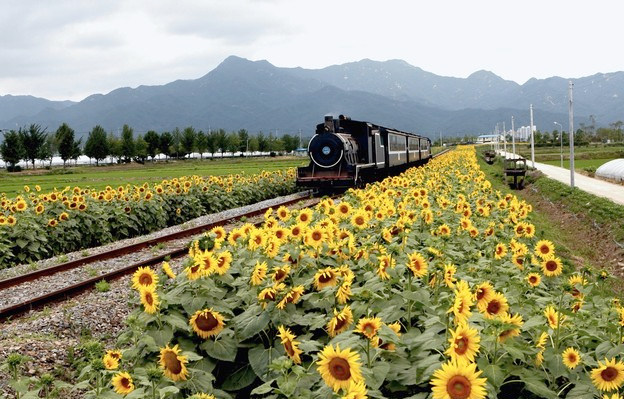
#> input picture train.jpg, 624 x 399 px; the run also reads 1 picture not shown here
$ jupyter execute --allow-errors hw6.ipynb   (shell and % lines are left out)   (older library calls are emulated)
#> lines starting #> are read from the running program, lines starting #| are printed output that depends on the picture
### segmentation.py
import numpy as np
import random
from scipy.spatial.distance import squareform, pdist, cdist
from skimage.util import img_as_float

### Clustering Methods
def closest_cluster_slow(point, clusters):
  min_distance = 999999
  min_index = 0
  i = 0
  for cluster_center in clusters:
    distance = abs(point - cluster_center).sum()
    if (distance < min_distance):
      min_distance = distance
      min_index = i
    i+=1
  return min_index

def kmeans(features, k, num_iters=100):
    """ Use kmeans algorithm to group features into k clusters.

    K-Means algorithm can be broken down into following steps:
        1. Randomly initialize cluster centers
        2. Assign each point to the closest center
        3. Compute new center of each cluster
        4. Stop if cluster assignments did not change
        5. Go to step 2

    Args:
        features - Array of N features vectors. Each row represents a feature
            vector.
        k - Number of clusters to form.
        num_iters - Maximum number of iterations the algorithm will run.

    Returns:
        assignments - Array representing cluster assignment of each point.
            (e.g. i-th point is assigned to cluster assignments[i])
    """

    N, D = features.shape

    assert N >= k, 'Number of clusters cannot be greater than number of points'

    # Randomly initalize cluster centers
    idxs = np.random.choice(N, size=k, replace=False)
    centers = features[idxs]
    assignments = np.zeros(N, dtype=np.uint32)

    for n in range(num_iters):
        new_centers = [0] * len(centers)
        for pixel in range(len(features)):
            closest_cluster_index = closest_cluster_slow(features[pixel], centers)
            assignments[pixel] = closest_cluster_index

        for center in range(len(centers)):
          points_in_cluster = features[assignments == center]
          new_center = np.mean(points_in_cluster, axis=0)

          new_centers[center] = new_center

        if (np.array_equal(np.array(new_centers), np.array(centers))):
            return assignments
        else: centers = new_centers

    return assignments

def closest_cluster_fast(feats, clusters):
  distances = cdist(feats, clusters, 'euclidean')
  min_distance_indices = distances.argmin(axis=1)
  return min_distance_indices

def kmeans_fast(features, k, num_iters=100):
    """ Use kmeans algorithm to group features into k clusters.

    This function makes use of numpy functions and broadcasting to speed up the
    first part(cluster assignment) of kmeans algorithm.

    Hints
    - You may find cdist (imported from scipy.spatial.distance) and np.argmin useful

    Args:
        features - Array of N features vectors. Each row represents a feature
            vector.
        k - Number of clusters to form.
        num_iters - Maximum number of iterations the algorithm will run.

    Returns:
        assignments - Array representing cluster assignment of each point.
            (e.g. i-th point is assigned to cluster assignments[i])
    """

    N, D = features.shape

    assert N >= k, 'Number of clusters cannot be greater than number of points'

    # Randomly initalize cluster centers
    idxs = np.random.choice(N, size=k, replace=False)
    centers = features[idxs]
    assignments = np.zeros(N, dtype=np.uint32)

    for n in range(num_iters):
        new_centers = [0] * len(centers)
        assignments = closest_cluster_fast(features, centers)

        for center in range(len(centers)):
          points_in_cluster = features[assignments == center]
          new_center = np.mean(points_in_cluster, axis=0)

          new_centers[center] = new_center
        if (np.array_equal(np.array(new_centers), np.array(centers))):
            return assignments
        else: centers = new_centers

    return assignments


# [53 lines left out: function hierarchical_clustering, not called in this run]


### Pixel-Level Features
def color_features(img):
    """ Represents a pixel by its color.

    Args:
        img - array of shape (H, W, C)

    Returns:
        features - array of (H * W, C)
    """
    H, W, C = img.shape
    img = img_as_float(img)
    features = np.zeros((H*W, C))
    ### YOUR CODE HERE
    features = [img[row][pixel] for row in range(H) for pixel in range(W)]
    features = np.array(features)
    pass
    ### END YOUR CODE

    return features

import pandas as pd
from sklearn.preprocessing import StandardScaler

def color_position_features(img):
    """ Represents a pixel by its color and position.

    Combine pixel's RGB value and xy coordinates into a feature vector.
    i.e. for a pixel of color (r, g, b) located at position (x, y) in the
    image. its feature vector would be (r, g, b, x, y).

    Don't forget to normalize features.

    Hints
    - You may find np.mgrid and np.dstack useful
    - You may use np.mean and np.std

    Args:
        img - array of shape (H, W, C)

    Returns:
        features - array of (H * W, C+2)
    """
    H, W, C = img.shape
    color = img_as_float(img)
    features = np.zeros((H*W, C+2))

    ### YOUR CODE HERE
    colors = [color[row][pixel] for row in range(H) for pixel in range(W)]
    positions = [[x, y] for x in range(H) for y in range(W)]
    output = pd.DataFrame(colors, columns=['r','g','b'])
    output = pd.concat([output, pd.DataFrame(positions, columns=['x','y'])], axis=1)
    output = StandardScaler().fit_transform(output)
    features = np.array(output)
    pass
    ### END YOUR CODE

    return output

### Quantitative Evaluation
def compute_accuracy(mask_gt, mask):
    """ Compute the pixel-wise accuracy of a foreground-background segmentation
        given a ground truth segmentation.

    Args:
        mask_gt - The ground truth foreground-background segmentation. A
            logical of size H x W where mask_gt[y, x] is 1 if and only if
            pixel (y, x) of the original image was part of the foreground.
        mask - The estimated foreground-background segmentation. A logical
            array of the same size and format as mask_gt.

    Returns:
        accuracy - The fraction of pixels where mask_gt and mask agree. A
            bigger number is better, where 1.0 indicates a perfect segmentation.
    """

    accuracy = None
    H, W = mask.shape
    size = H * W
    equal_pixels = np.sum(mask == mask_gt)
    accuracy = equal_pixels / size

    return accuracy

def evaluate_segmentation(mask_gt, segments):
    """ Compare the estimated segmentation with the ground truth.

    Note that 'mask_gt' is a binary mask, while 'segments' contain k segments.
    This function compares each segment in 'segments' with the ground truth and
    outputs the accuracy of the best segment.

    Args:
        mask_gt - The ground truth foreground-background segmentation. A
            logical of size H x W where mask_gt[y, x] is 1 if and only if
            pixel (y, x) of the original image was part of the foreground.
        segments - An array of the same size as mask_gt. The value of a pixel
            indicates the segment it belongs.

    Returns:
        best_accuracy - Accuracy of the best performing segment.
            0 <= accuracy <= 1, where 1.0 indicates a perfect segmentation.
    """

    num_segments = np.max(segments) + 1
    best_accuracy = 0

    # Compare each segment in 'segments' with the ground truth
    for i in range(num_segments):
        mask = (segments == i).astype(int)
        accuracy = compute_accuracy(mask_gt, mask)
        best_accuracy = max(accuracy, best_accuracy)

    return best_accuracy

### utils.py
import numpy as np
import matplotlib.pyplot as plt
from skimage.util import img_as_float
from skimage import transform
from skimage import io

from segmentation import *

import os

def visualize_mean_color_image(img, segments):

    img = img_as_float(img)
    k = np.max(segments) + 1
    mean_color_img = np.zeros(img.shape)

    for i in range(k):
        mean_color = np.mean(img[segments == i], axis=0)
        mean_color_img[segments == i] = mean_color

    plt.imshow(mean_color_img)
    plt.axis('off')
    plt.show()

def compute_segmentation(img, k,
        clustering_fn=kmeans_fast,
        feature_fn=color_position_features,
        scale=0):
    """ Compute a segmentation for an image.

    First a feature vector is extracted from each pixel of an image. Next a
    clustering algorithm is applied to the set of all feature vectors. Two
    pixels are assigned to the same segment if and only if their feature
    vectors are assigned to the same cluster.

    Args:
        img - An array of shape (H, W, C) to segment.
        k - The number of segments into which the image should be split.
        clustering_fn - The method to use for clustering. The function should
            take an array of N points and an integer value k as input and
            output an array of N assignments.
        feature_fn - A function used to extract features from the image.
        scale - (OPTIONAL) parameter giving the scale to which the image
            should be in the range 0 < scale <= 1. Setting this argument to a
            smaller value will increase the speed of the clustering algorithm
            but will cause computed segments to be blockier. This setting is
            usually not necessary for kmeans clustering, but when using HAC
            clustering this parameter will probably need to be set to a value
            less than 1.
    """

    assert scale <= 1 and scale >= 0, \
        'Scale should be in the range between 0 and 1'

    H, W, C = img.shape

    if scale > 0:
        # Scale down the image for faster computation.
        img = transform.rescale(img, scale)

    features = feature_fn(img)
    assignments = clustering_fn(features, k)
    segments = assignments.reshape((img.shape[:2]))

    if scale > 0:
        # Resize segmentation back to the image's original size
        segments = transform.resize(segments, (H, W), preserve_range=True)

        # Resizing results in non-interger values of pixels.
        # Round pixel values to the closest interger
        segments = np.rint(segments).astype(int)

    return segments


def load_dataset(data_dir):
    """
    This function assumes 'gt' directory contains ground truth segmentation
    masks for images in 'imgs' dir. The segmentation mask for image
    'imgs/aaa.jpg' is 'gt/aaa.png'
    """

    imgs = []
    gt_masks = []

    # Load all the images under 'data_dir/imgs' and corresponding
    # segmentation masks under 'data_dir/gt'.
    for fname in sorted(os.listdir(os.path.join(data_dir, 'imgs'))):
        if fname.endswith('.jpg'):
            # Load image
            img = io.imread(os.path.join(data_dir, 'imgs', fname))
            imgs.append(img)

            # Load corresponding gt segmentation mask
            mask_fname = fname[:-4] + '.png'
            gt_mask = io.imread(os.path.join(data_dir, 'gt', mask_fname))
            gt_mask = (gt_mask != 0).astype(int) # Convert to binary mask (0s and 1s)
            gt_masks.append(gt_mask)

    return imgs, gt_masks

### hw6.ipynb
# Assignment 2
*This notebook includes both coding and written questions. Please hand in this notebook file with all the outputs and your answers to the written questions.*

This assignment covers K-Means for clustering and image segmentation.

[cell 1]
# Setup
from __future__ import print_function
from time import time
import numpy as np
import matplotlib.pyplot as plt
from matplotlib import rc
from skimage import io

plt.rcParams['figure.figsize'] = (15.0, 12.0) # set default size of plots
plt.rcParams['image.interpolation'] = 'nearest'
plt.rcParams['image.cmap'] = 'gray'

# for auto-reloading extenrnal modules

## Introduction
In this assignment, you will use clustering algorithms to segment images. You will then use these segmentations to identify foreground and background objects.

Your assignment will involve the following subtasks:
- **Clustering algorithms**: Implement K-Means clustering and Hierarchical Agglomerative Clustering.
- **Pixel-level features**: Implement a feature vector that combines color and position information and implement feature normalization.
- **Quantitative Evaluation**: Evaluate segmentation algorithms with a variety of parameter settings by comparing your computed segmentations against a dataset of ground-truth segmentations.

## 1 Clustering Algorithms (40 points)

[cell 2]
# Generate random data points for clustering

# Set seed for consistency
np.random.seed(0)

# Cluster 1
mean1 = [-1, 0]
cov1 = [[0.1, 0], [0, 0.1]]
X1 = np.random.multivariate_normal(mean1, cov1, 100)

# Cluster 2
mean2 = [0, 1]
cov2 = [[0.1, 0], [0, 0.1]]
X2 = np.random.multivariate_normal(mean2, cov2, 100)

# Cluster 3
mean3 = [1, 0]
cov3 = [[0.1, 0], [0, 0.1]]
X3 = np.random.multivariate_normal(mean3, cov3, 100)

# Cluster 4
mean4 = [0, -1]
cov4 = [[0.1, 0], [0, 0.1]]
X4 = np.random.multivariate_normal(mean4, cov4, 100)

# Merge two sets of data points
X = np.concatenate((X1, X2, X3, X4))

# Plot data points
plt.scatter(X[:, 0], X[:, 1])
plt.axis('equal')
plt.show()
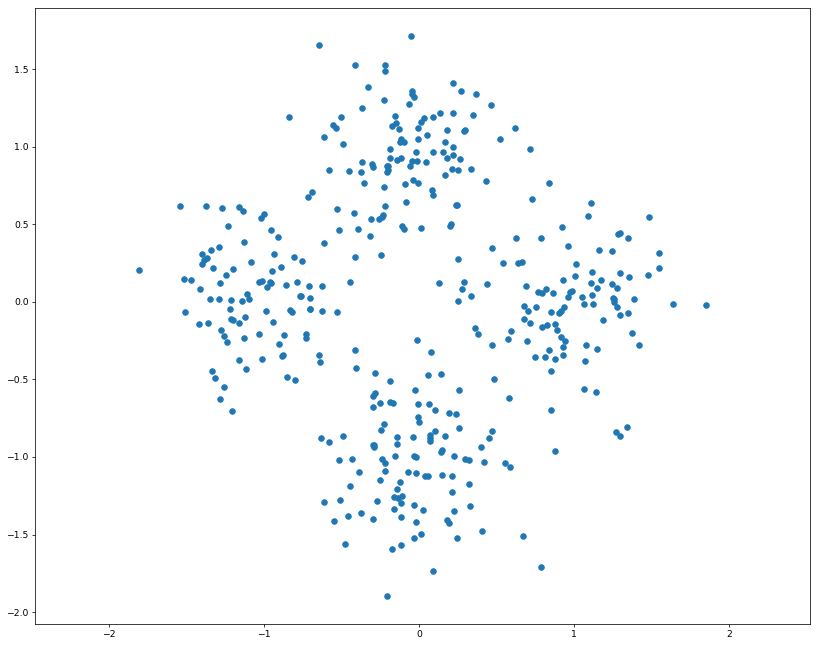
#> figure drawn by matplotlib, 1 panel

### 1.1 K-Means Clustering (20 points)
As discussed in class, K-Means is one of the most popular clustering algorithms. We have provided skeleton code for K-Means clustering in the file `segmentation.py`. Your first task is to finish implementing **`kmeans`** in `segmentation.py`. This version uses nested for loops to assign points to the closest centroid and compute a new mean for each cluster.

[cell 3]
from segmentation import kmeans

np.random.seed(0)
start = time()
assignments = kmeans(X, 4)
end = time()

kmeans_runtime = end - start

print("kmeans running time: %f seconds." % kmeans_runtime)

for i in range(4):
    cluster_i = X[assignments==i]
    plt.scatter(cluster_i[:, 0], cluster_i[:, 1])

plt.axis('equal')
plt.show()
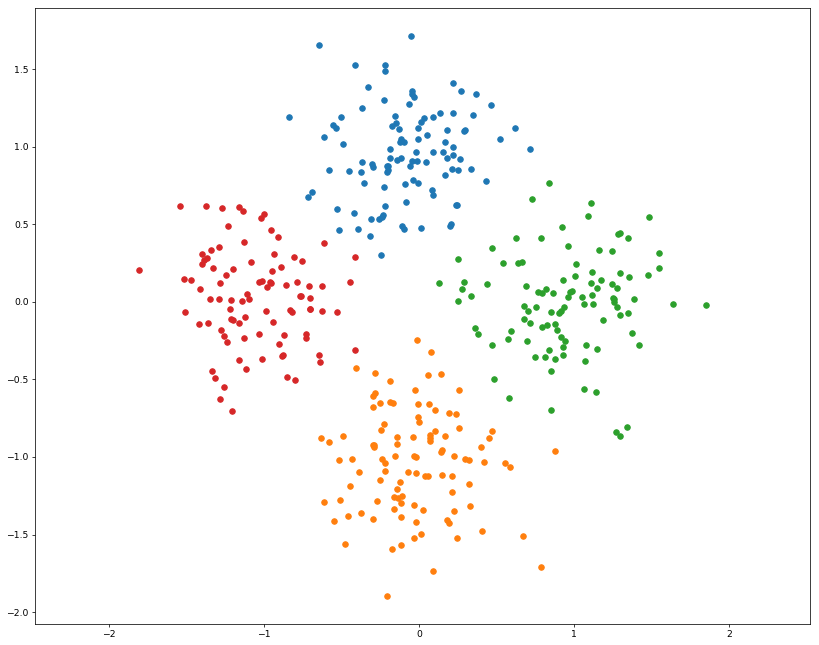
#> figure drawn by matplotlib, 1 panel

We can use numpy functions and broadcasting to make K-Means faster. Implement **`kmeans_fast`** in `segmentation.py`. This should run at least 10 times faster than the previous implementation.

[cell 4]
from segmentation import kmeans_fast

np.random.seed(0)
start = time()
assignments = kmeans_fast(X, 4)
end = time()

kmeans_fast_runtime = end - start
print("kmeans running time: %f seconds." % kmeans_fast_runtime)
print("%f times faster!" % (kmeans_runtime / kmeans_fast_runtime))

for i in range(4):
    cluster_i = X[assignments==i]
    plt.scatter(cluster_i[:, 0], cluster_i[:, 1])

plt.axis('equal')
plt.show()

## 2 Pixel-Level Features (30 points)
Before we can use a clustering algorithm to segment an image, we must compute some *feature vector* for each pixel. The feature vector for each pixel should encode the qualities that we care about in a good segmentation. More concretely, for a pair of pixels $p_i$ and $p_j$ with corresponding feature vectors $f_i$ and $f_j$, the distance between $f_i$ and $f_j$ should be small if we believe that $p_i$ and $p_j$ should be placed in the same segment and large otherwise.

[cell 5]
# Load and display image
img = io.imread('train.jpg')
#> img is the input picture: shape (399, 624, 3); mean R, G, B 149.1, 147.6, 117.4
H, W, C = img.shape

plt.imshow(img)
plt.axis('off')
plt.show()

### 2.1 Color Features (15 points)
One of the simplest possible feature vectors for a pixel is simply the vector of colors for that pixel. Implement **`color_features`** in `segmentation.py`. Output should look like the following:

[cell 6]
from segmentation import color_features
np.random.seed(0)

features = color_features(img)
#> in color_features, `features = [img[row][pixel] for row in range(H) for pixel in range(W)]`: features = 248976 items

# Sanity checks
assert features.shape == (H * W, C),\
    "Incorrect shape! Check your implementation."

assert features.dtype == np.float,\
    "dtype of color_features should be float."

assignments = kmeans_fast(features, 8)
segments = assignments.reshape((H, W))
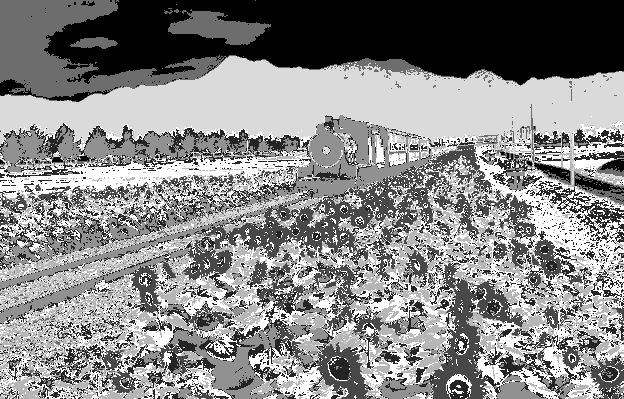
#> segments: shape (399, 624) int64; min 0, max 7, mean 3.78; drawn with min black and max white

# Display segmentation
plt.imshow(segments, cmap='viridis')
plt.axis('off')
plt.show()

In the cell below, we visualize each segment as the mean color of pixels in the segment.

[cell 7]
from utils import visualize_mean_color_image
visualize_mean_color_image(img, segments)
#> in visualize_mean_color_image, `k = np.max(segments) + 1`: k = 8
#> the loop in visualize_mean_color_image, `for i in range(k):` made 8 passes
#> mean_color on passes 1 to 8: [0.954, 0.961, 0.975], [0.333, 0.311, 0.135], [0.902, 0.781, 0.332], [0.854, 0.875, 0.893], [0.0911, 0.0825, 0.0385], [0.624, 0.612, 0.434], [0.547, 0.618, 0.686], [0.488, 0.475, 0.261]
#> after the loop in visualize_mean_color_image, `for i in range(k):`:
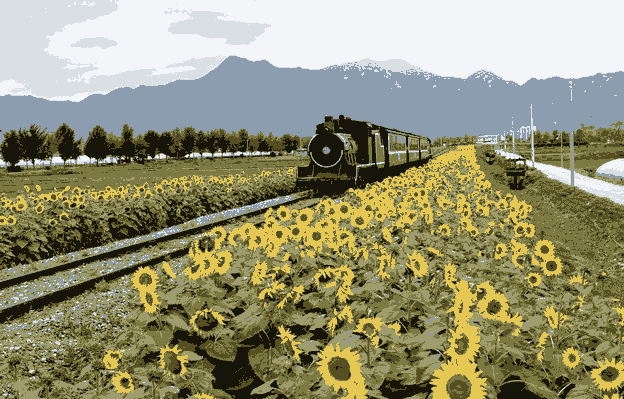
#> mean_color_img: shape (399, 624, 3) float64; mean of channels 0, 1, 2 0.585, 0.579, 0.46; drawn as R, G, B

### 2.2 Color and Position Features (15 points)
Another simple feature vector for a pixel is to concatenate its color and position within the image. In other words, for a pixel of color $(r, g, b)$ located at position $(x, y)$ in the image, its feature vector would be $(r, g, b, x, y)$. However, the color and position features may have drastically different ranges; for example each color channel of an image may be in the range $[0, 1)$, while the position of each pixel may have a much wider range. Uneven scaling between different features in the feature vector may cause clustering algorithms to behave poorly.

One way to correct for uneven scaling between different features is to apply some sort of normalization to the feature vector. One of the simplest types of normalization is to force each feature to have zero mean and unit variance.

Implement **`color_position_features`** in `segmentation.py`.

Output segmentation should look like the following:

[cell 8]
from segmentation import color_position_features
np.random.seed(0)

features = color_position_features(img)
#> in color_position_features, `colors = [color[row][pixel] for row in range(H) for pixel in range(W)]`: colors = 248976 items
#> in color_position_features, `output = pd.DataFrame(colors, columns=['r','g','b'])`: output = table of 248976 rows and 3 columns
#> in color_position_features, `output = pd.concat([output, pd.DataFrame(positions, columns=['x','y'])..`: output = table of 248976 rows and 5 columns

# Sanity checks
assert features.shape == (H * W, C + 2),\
    "Incorrect shape! Check your implementation."

assert features.dtype == np.float,\
    "dtype of color_features should be float."

assignments = kmeans_fast(features, 8)
segments = assignments.reshape((H, W))
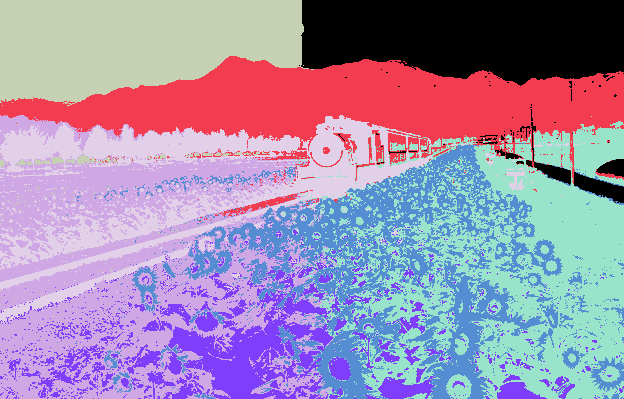
#> segments: shape (399, 624) int64; 8 distinct labels, from 0 to 7; one colour per label, 0 black

# Display segmentation
plt.imshow(segments, cmap='viridis')
plt.axis('off')
plt.show()

[cell 9]
visualize_mean_color_image(img, segments)
#> the loop in visualize_mean_color_image (call 2), `for i in range(k):` made 8 passes
#> mean_color on passes 1 to 8: [0.957, 0.962, 0.974], [0.539, 0.611, 0.679], [0.557, 0.539, 0.364], [0.903, 0.921, 0.942], [0.153, 0.146, 0.0872], [0.469, 0.451, 0.231], [0.831, 0.746, 0.367], [0.235, 0.22, 0.0925]
#> after the loop in visualize_mean_color_image (call 2), `for i in range(k):`:
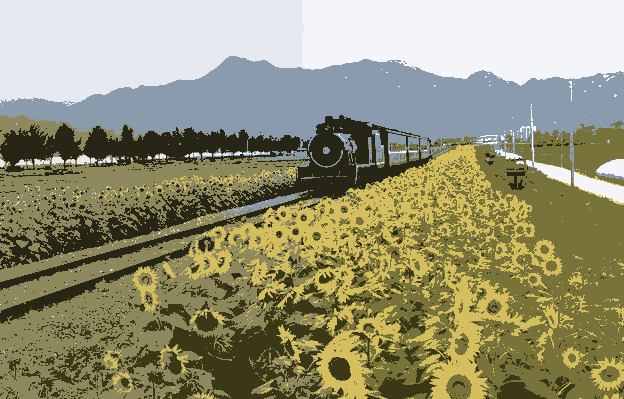
#> mean_color_img: shape (399, 624, 3) float64; mean of channels 0, 1, 2 0.585, 0.579, 0.46; drawn as R, G, B

## 3 Quantitative Evaluation (30 points)

Looking at images is a good way to get an idea for how well an algorithm is working, but the best way to evaluate an algorithm is to have some quantitative measure of its performance.

For this project we have supplied a small dataset of cat images and ground truth segmentations of these images into foreground (cats) and background (everything else). We will quantitatively evaluate different segmentation methods (features and clustering methods) on this dataset.

We can cast the segmentation task into a binary classification problem, where we need to classify each pixel in an image into either foreground (positive) or background (negative). Given the ground-truth labels, the accuracy of a segmentation is $(TP+TN)/(P+N)$.

Implement **`compute_accuracy`** in `segmentation.py`.

[cell 10]
from segmentation import compute_accuracy

mask_gt = np.zeros((100, 100))
mask = np.zeros((100, 100))

# Test compute_accracy function
mask_gt[20:50, 30:60] = 1
mask[30:50, 30:60] = 1

accuracy = compute_accuracy(mask_gt, mask)

print('Accuracy: %0.2f' % (accuracy))
if accuracy != 0.97:
    print('Check your implementation!')

plt.subplot(121)
plt.imshow(mask_gt)
plt.title('Ground Truth')
plt.axis('off')

plt.subplot(122)
plt.imshow(mask)
plt.title('Estimate')
plt.axis('off')

plt.show()
#> (the rest of the program and of its run is left out)
